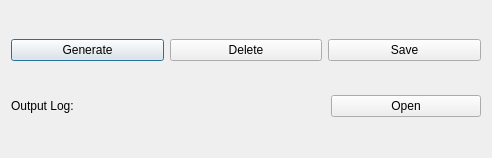
<?xml version="1.0" encoding="UTF-8"?>
<ui version="4.0">
 <class>dialog</class>
 <widget class="QDialog" name="dialog">
  <property name="geometry">
   <rect>
    <x>0</x>
    <y>0</y>
    <width>492</width>
    <height>158</height>
   </rect>
  </property>
  <property name="sizePolicy">
   <sizepolicy hsizetype="Fixed" vsizetype="Fixed">
    <horstretch>0</horstretch>
    <verstretch>0</verstretch>
   </sizepolicy>
  </property>
  <property name="windowTitle">
   <string/>
  </property>
  <layout class="QVBoxLayout" name="verticalLayout">
   <item>
    <layout class="QHBoxLayout" name="horizontalLayout_2">
     <item>
      <widget class="QPushButton" name="generateBTN">
       <property name="text">
        <string>Generate</string>
       </property>
      </widget>
     </item>
     <item>
      <widget class="QPushButton" name="deleteBTN">
       <property name="text">
        <string>Delete</string>
       </property>
      </widget>
     </item>
     <item>
      <widget class="QPushButton" name="saveBTN">
       <property name="text">
        <string>Save</string>
       </property>
      </widget>
     </item>
    </layout>
   </item>
   <item>
    <layout class="QHBoxLayout" name="horizontalLayout">
     <item>
      <widget class="QLabel" name="label">
       <property name="sizePolicy">
        <sizepolicy hsizetype="Maximum" vsizetype="Preferred">
         <horstretch>0</horstretch>
         <verstretch>0</verstretch>
        </sizepolicy>
       </property>
       <property name="text">
        <string>Output Log: </string>
       </property>
      </widget>
     </item>
     <item>
      <widget class="QLabel" name="logLB">
       <property name="text">
        <string/>
       </property>
      </widget>
     </item>
     <item>
      <widget class="QPushButton" name="openBTN">
       <property name="sizePolicy">
        <sizepolicy hsizetype="Maximum" vsizetype="Fixed">
         <horstretch>0</horstretch>
         <verstretch>0</verstretch>
        </sizepolicy>
       </property>
       <property name="maximumSize">
        <size>
         <width>150</width>
         <height>16777215</height>
        </size>
       </property>
       <property name="text">
        <string>Open</string>
       </property>
      </widget>
     </item>
    </layout>
   </item>
  </layout>
 </widget>
 <resources/>
 <connections/>
</ui>
